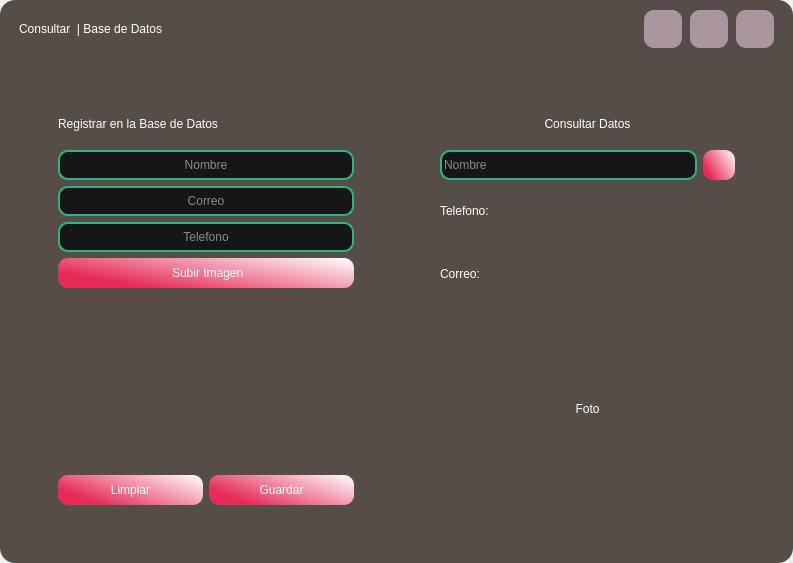
<?xml version="1.0" encoding="UTF-8"?>
<ui version="4.0">
 <class>MainWindow</class>
 <widget class="QMainWindow" name="MainWindow">
  <property name="geometry">
   <rect>
    <x>0</x>
    <y>0</y>
    <width>793</width>
    <height>563</height>
   </rect>
  </property>
  <property name="windowTitle">
   <string>MainWindow</string>
  </property>
  <widget class="QWidget" name="centralwidget">
   <layout class="QVBoxLayout" name="verticalLayout">
    <property name="spacing">
     <number>0</number>
    </property>
    <property name="leftMargin">
     <number>0</number>
    </property>
    <property name="topMargin">
     <number>0</number>
    </property>
    <property name="rightMargin">
     <number>0</number>
    </property>
    <property name="bottomMargin">
     <number>0</number>
    </property>
    <item>
     <widget class="QFrame" name="frame">
      <property name="styleSheet">
       <string notr="true">QFrame{
background-color:  rgb(85, 77, 72);
border-radius:15px;
}</string>
      </property>
      <property name="frameShape">
       <enum>QFrame::StyledPanel</enum>
      </property>
      <property name="frameShadow">
       <enum>QFrame::Raised</enum>
      </property>
      <layout class="QVBoxLayout" name="verticalLayout_2">
       <item>
        <widget class="QFrame" name="frame_superior">
         <property name="minimumSize">
          <size>
           <width>0</width>
           <height>40</height>
          </size>
         </property>
         <property name="maximumSize">
          <size>
           <width>16777215</width>
           <height>40</height>
          </size>
         </property>
         <property name="styleSheet">
          <string notr="true">QPushButton{
border-radius:10px;
background-color: rgb(170, 150, 158);
}

QPushButton:hover{
background-color: qlineargradient(spread:pad, x1:0.0454545, y1:0.545, x2:1, y2:0, stop:0 rgba(230, 43, 89, 255), stop:1 rgba(255, 255, 255, 255));
}

QLabel{
color: rgb(255,255,254);
font:12pt&quot;SansSerif&quot;;
}</string>
         </property>
         <property name="frameShape">
          <enum>QFrame::StyledPanel</enum>
         </property>
         <property name="frameShadow">
          <enum>QFrame::Raised</enum>
         </property>
         <layout class="QHBoxLayout" name="horizontalLayout">
          <property name="spacing">
           <number>8</number>
          </property>
          <property name="leftMargin">
           <number>10</number>
          </property>
          <property name="topMargin">
           <number>0</number>
          </property>
          <property name="rightMargin">
           <number>10</number>
          </property>
          <property name="bottomMargin">
           <number>0</number>
          </property>
          <item>
           <widget class="QLabel" name="label">
            <property name="text">
             <string>Consultar  | Base de Datos</string>
            </property>
           </widget>
          </item>
          <item>
           <spacer name="horizontalSpacer">
            <property name="orientation">
             <enum>Qt::Horizontal</enum>
            </property>
            <property name="sizeHint" stdset="0">
             <size>
              <width>370</width>
              <height>20</height>
             </size>
            </property>
           </spacer>
          </item>
          <item>
           <widget class="QPushButton" name="btn_minimize">
            <property name="minimumSize">
             <size>
              <width>38</width>
              <height>38</height>
             </size>
            </property>
            <property name="maximumSize">
             <size>
              <width>38</width>
              <height>38</height>
             </size>
            </property>
            <property name="text">
             <string/>
            </property>
            <property name="icon">
             <iconset>
              <normaloff>imgs/-.png</normaloff>imgs/-.png</iconset>
            </property>
            <property name="iconSize">
             <size>
              <width>30</width>
              <height>30</height>
             </size>
            </property>
           </widget>
          </item>
          <item>
           <widget class="QPushButton" name="btn_normal">
            <property name="minimumSize">
             <size>
              <width>38</width>
              <height>38</height>
             </size>
            </property>
            <property name="maximumSize">
             <size>
              <width>38</width>
              <height>38</height>
             </size>
            </property>
            <property name="text">
             <string/>
            </property>
            <property name="icon">
             <iconset>
              <normaloff>imgs/+.png</normaloff>imgs/+.png</iconset>
            </property>
            <property name="iconSize">
             <size>
              <width>30</width>
              <height>30</height>
             </size>
            </property>
           </widget>
          </item>
          <item>
           <widget class="QPushButton" name="btn_close">
            <property name="minimumSize">
             <size>
              <width>38</width>
              <height>38</height>
             </size>
            </property>
            <property name="maximumSize">
             <size>
              <width>38</width>
              <height>38</height>
             </size>
            </property>
            <property name="text">
             <string/>
            </property>
            <property name="icon">
             <iconset>
              <normaloff>imgs/x.png</normaloff>imgs/x.png</iconset>
            </property>
            <property name="iconSize">
             <size>
              <width>30</width>
              <height>30</height>
             </size>
            </property>
           </widget>
          </item>
         </layout>
        </widget>
       </item>
       <item>
        <widget class="QFrame" name="frame_contenido">
         <property name="styleSheet">
          <string notr="true">QPushButton{
font:12pt &quot;SansSerif&quot;;
color: rgb(255,255,254);
border-radius: 10px;
background-color: qlineargradient(spread:pad, x1:0.0454545, y1:0.545, x2:1, y2:0, stop:0 rgba(230, 43, 89, 255), stop:1 rgba(255, 255, 255, 255));
}

QPushButton:hover{
background-color: qlineargradient(spread:pad, x1:0, y1:0.017, x2:1, y2:0.0227273, stop:0 rgba(81, 40, 31, 255), stop:0.988636 rgba(54, 0, 54, 255));
}

QLineEdit{
background-color: rgb(22,22,26);
border-radius:10px;
font: 12pt &quot;SansSerif&quot;;
color: rgb(255,255,255);
border: 2px solid rgb(114,117,126);
}

QLineEdit{
background-color: rgb(22,22,26);
border-radius:10px;
font: 12pt &quot;SansSerif&quot;;
color: rgb(255,255,255);
border: 2px solid rgb(44,182,125);
}

QLineEdit:focus{
background-color: rgb(1,1,1);
border-radius:10px;
font: 12pt &quot;SansSerif&quot;;
border: 2px solid rgb(127,90,240);
}
QLabel{
color: rgb(255,255,254);
font:12pt&quot;SansSerif&quot;;
}</string>
         </property>
         <property name="frameShape">
          <enum>QFrame::StyledPanel</enum>
         </property>
         <property name="frameShadow">
          <enum>QFrame::Raised</enum>
         </property>
         <layout class="QHBoxLayout" name="horizontalLayout_2" stretch="1,1">
          <item>
           <widget class="QFrame" name="frame_datos">
            <property name="frameShape">
             <enum>QFrame::StyledPanel</enum>
            </property>
            <property name="frameShadow">
             <enum>QFrame::Raised</enum>
            </property>
            <layout class="QVBoxLayout" name="verticalLayout_3" stretch="1,1,1,1,1,1,1">
             <property name="leftMargin">
              <number>40</number>
             </property>
             <property name="topMargin">
              <number>40</number>
             </property>
             <property name="rightMargin">
              <number>40</number>
             </property>
             <property name="bottomMargin">
              <number>40</number>
             </property>
             <item>
              <widget class="QLabel" name="label_2">
               <property name="maximumSize">
                <size>
                 <width>16777215</width>
                 <height>40</height>
                </size>
               </property>
               <property name="text">
                <string>Registrar en la Base de Datos</string>
               </property>
              </widget>
             </item>
             <item>
              <widget class="QLineEdit" name="in_nombre">
               <property name="minimumSize">
                <size>
                 <width>0</width>
                 <height>30</height>
                </size>
               </property>
               <property name="alignment">
                <set>Qt::AlignCenter</set>
               </property>
               <property name="placeholderText">
                <string>Nombre</string>
               </property>
              </widget>
             </item>
             <item>
              <widget class="QLineEdit" name="in_correo">
               <property name="minimumSize">
                <size>
                 <width>0</width>
                 <height>30</height>
                </size>
               </property>
               <property name="alignment">
                <set>Qt::AlignCenter</set>
               </property>
               <property name="placeholderText">
                <string>Correo</string>
               </property>
              </widget>
             </item>
             <item>
              <widget class="QLineEdit" name="in_telefono">
               <property name="minimumSize">
                <size>
                 <width>0</width>
                 <height>30</height>
                </size>
               </property>
               <property name="alignment">
                <set>Qt::AlignCenter</set>
               </property>
               <property name="placeholderText">
                <string>Telefono</string>
               </property>
              </widget>
             </item>
             <item>
              <widget class="QPushButton" name="btn_importar_img">
               <property name="minimumSize">
                <size>
                 <width>0</width>
                 <height>30</height>
                </size>
               </property>
               <property name="text">
                <string> Subir Imagen</string>
               </property>
               <property name="icon">
                <iconset>
                 <normaloff>imgs/up.png</normaloff>imgs/up.png</iconset>
               </property>
               <property name="iconSize">
                <size>
                 <width>30</width>
                 <height>20</height>
                </size>
               </property>
              </widget>
             </item>
             <item>
              <widget class="QLabel" name="img_preview">
               <property name="minimumSize">
                <size>
                 <width>0</width>
                 <height>30</height>
                </size>
               </property>
               <property name="text">
                <string/>
               </property>
               <property name="alignment">
                <set>Qt::AlignCenter</set>
               </property>
              </widget>
             </item>
             <item>
              <layout class="QHBoxLayout" name="horizontalLayout_3" stretch="1,1">
               <item>
                <widget class="QPushButton" name="btn_limpiar">
                 <property name="minimumSize">
                  <size>
                   <width>0</width>
                   <height>30</height>
                  </size>
                 </property>
                 <property name="text">
                  <string>Limpiar</string>
                 </property>
                </widget>
               </item>
               <item>
                <widget class="QPushButton" name="btn_guardar">
                 <property name="minimumSize">
                  <size>
                   <width>0</width>
                   <height>30</height>
                  </size>
                 </property>
                 <property name="text">
                  <string>Guardar</string>
                 </property>
                </widget>
               </item>
              </layout>
             </item>
            </layout>
           </widget>
          </item>
          <item>
           <widget class="QFrame" name="frame_buscar">
            <property name="frameShape">
             <enum>QFrame::StyledPanel</enum>
            </property>
            <property name="frameShadow">
             <enum>QFrame::Raised</enum>
            </property>
            <layout class="QVBoxLayout" name="verticalLayout_4" stretch="1,1,1,1,3">
             <property name="spacing">
              <number>6</number>
             </property>
             <property name="leftMargin">
              <number>40</number>
             </property>
             <property name="topMargin">
              <number>40</number>
             </property>
             <property name="rightMargin">
              <number>40</number>
             </property>
             <property name="bottomMargin">
              <number>40</number>
             </property>
             <item>
              <widget class="QLabel" name="label_7">
               <property name="maximumSize">
                <size>
                 <width>16777215</width>
                 <height>40</height>
                </size>
               </property>
               <property name="text">
                <string>Consultar Datos</string>
               </property>
               <property name="alignment">
                <set>Qt::AlignCenter</set>
               </property>
              </widget>
             </item>
             <item>
              <layout class="QHBoxLayout" name="horizontalLayout_4" stretch="0,0">
               <item>
                <widget class="QLineEdit" name="in_buscar_nombre">
                 <property name="minimumSize">
                  <size>
                   <width>0</width>
                   <height>30</height>
                  </size>
                 </property>
                 <property name="placeholderText">
                  <string>Nombre</string>
                 </property>
                </widget>
               </item>
               <item>
                <widget class="QPushButton" name="btn_buscar">
                 <property name="minimumSize">
                  <size>
                   <width>0</width>
                   <height>30</height>
                  </size>
                 </property>
                 <property name="text">
                  <string/>
                 </property>
                 <property name="icon">
                  <iconset>
                   <normaloff>imgs/search.png</normaloff>imgs/search.png</iconset>
                 </property>
                 <property name="iconSize">
                  <size>
                   <width>30</width>
                   <height>20</height>
                  </size>
                 </property>
                </widget>
               </item>
              </layout>
             </item>
             <item>
              <widget class="QLabel" name="correo">
               <property name="maximumSize">
                <size>
                 <width>16777215</width>
                 <height>50</height>
                </size>
               </property>
               <property name="text">
                <string>Telefono:</string>
               </property>
               <property name="alignment">
                <set>Qt::AlignLeading|Qt::AlignLeft|Qt::AlignVCenter</set>
               </property>
              </widget>
             </item>
             <item>
              <widget class="QLabel" name="telefono">
               <property name="text">
                <string>Correo:</string>
               </property>
               <property name="alignment">
                <set>Qt::AlignLeading|Qt::AlignLeft|Qt::AlignVCenter</set>
               </property>
              </widget>
             </item>
             <item>
              <widget class="QLabel" name="imagen">
               <property name="text">
                <string>Foto</string>
               </property>
               <property name="alignment">
                <set>Qt::AlignCenter</set>
               </property>
              </widget>
             </item>
            </layout>
           </widget>
          </item>
         </layout>
        </widget>
       </item>
      </layout>
     </widget>
    </item>
   </layout>
  </widget>
 </widget>
 <resources/>
 <connections/>
</ui>
